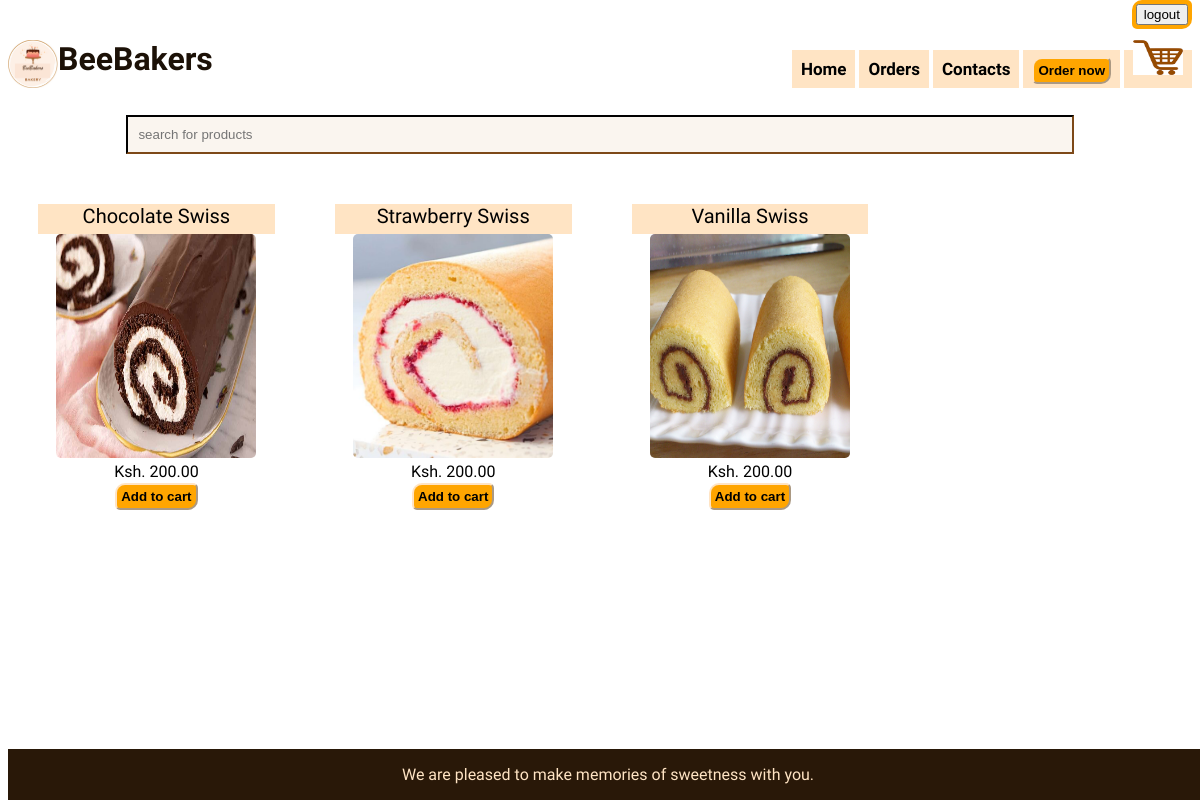
/products/swissroll/, run on the app's committed database.
### mysite/models.py (models this page shows, shortened)
class Product(models.Model):
    name = models.CharField(max_length=100)
    price = models.DecimalField(max_digits=10, decimal_places=2)
    type = models.CharField(max_length=50, default='cake')
    image = models.ImageField(upload_to='images/')
    class Meta:
        verbose_name = _('product')
        verbose_name_plural = _('products')

### mysite/views.py (the view)
# urls.py: path('products/swissroll/', views.swissrolls, name='swissrolls'),
def swissrolls(request):
    products = Product.objects.filter(type='swissroll')
    return render(request, "swissroll.html", {'products': products})

### mysite/templates/swissroll.html (shortened to what this page needs)
{% load static %}
<!DOCTYPE html>
<html lang="en">
<head>
    <link rel="stylesheet" href="{% static 'styles.css' %}">
</head>
<body>
    <a href="{% url 'logout' %}" class="logout"><button>logout</button></a>
    <header>
        <div>
            <nav class="nav-links">
                <div class="nav-menu">
                    <a href="{% url 'index' %}">Home</a>
                    <a href="{% url 'orders' %}">Orders</a>
                    <a href="{% url 'contact' %}">Contacts</a>
                    <a href="{% url 'order' %}"><button>Order now</button></a>
                    <a href="{% url 'view_cart' %}"><img src="{%static 'images/cart.png'%}" style="width:50px; height:35px;"></a>
        </div>
        </nav>
    </div>
    <div class="logo">
        <img src="{%static 'images\bakeryLogo.PNG'%}">
    <h1>BeeBakers</h1>
    </div>
    </header>
    <div class="search">
        <input type="search" placeholder="search for products">
    </div>
    <center>
        <section>
            {% for product in products %}
            <div class="product">
                <p>{{ product.name }}</p>
                <img src="{{ product.image.url }}" alt="{{ product.name }}">
                <div id="product_{{ product.id }}">
                    <span class="price">Ksh. {{ product.price }}</span>
                    <form method="post" action="{% url 'add_to_cart' product.id %}">
                        <button class="product_btn">Add to cart</button>
                    </form>
                </div>
            </div>
            {% endfor %}
        </section>
    </center>
    <footer class="footer">
        <p>We are pleased to make memories of sweetness with you.</p>
    </footer>
</body>
</html>

### mysite/static/styles.css (style rules this page uses)
body { font-family: "Trirong", serif; }
.logo { margin-top: 5vh; }
.logo img { width: 50px; height: 6vh; float: left; ; }
.logo h1 { color: #1c1107; }
nav { float: right; enable-background: new; top: 0px; }
nav a { text-decoration: none; color: black; padding: 9px; font-weight: bold; font-size: 17px; background-color: bisque; }
nav button { font-weight: bold; background-color: orange; border-color: bisque; border-radius: 10px 5px; padding: 4px; }
.logout { float: right; font-weight: bold; background-color: orange; color: #1c1107; border-color: bisque; border-radius: 10px 5px; padding: 4px; margin-top: -40px; }
.footer { display: block; background-color: rgb(41, 24, 8); color: bisque; bottom: 0; position: absolute; position: fixed; width: 100%; text-align: center; }
.search input { padding: 10px; float: right; margin-right: 10%; background-color: rgb(250, 245, 239); border-color: rgb(41, 24, 8); margin-top: 2vh; width: 80%; }
.product { align-items: center; justify-content: center; width: 20%; float: left; padding: 30px 30px 10vh 30px; }
.product p { margin-bottom: -0px; background-color: bisque; font-family: "Trirong", serif; font-weight: 100px; height: 30px; font-size: 20px; }
.product img { width: 25vh; height: 28vh; border-radius: 5px; }
.product button { margin-top: 2px; font-weight: bold; background-color: orange; border-color: bisque; border-radius: 10px 5px; padding: 4px; }
.product_btn { font-weight: bold; background-color: orange; border-color: bisque; border-radius: 10px 5px; padding: 4px; }

### data on the page
Product: name "Chocolate Swiss", image (picture), price "200.00"
Product: name "Strawberry Swiss", image (picture), price "200.00"
Product: name "Vanilla Swiss", image (picture), price "200.00"
